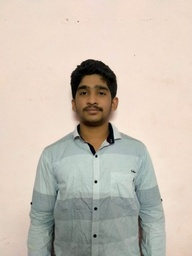
#> input picture lab2/person_image.jpg, 192 x 256 px, shrunk from 960 x 1280 before the run
$ python segmentation.py
#> lines starting #> are read from the running program, lines starting #| are printed output that depends on the picture; after the words box and inside, x2 and y2 are one past the last pixel; in counts of white or black regions, pixels touching at a corner belong together
import cv2
import numpy as np

def replace_background(input_image_path, background_image_path, output_image_path):
    # Load the input image
#> called with input_image_path = 'person_image.jpg', background_image_path = 'historical_image.jpg', output_image_path = 'output_image.jpg'
    person_img = cv2.imread(input_image_path)
#> person_img is the input picture: shape (256, 192, 3); mean B, G, R 179.2, 191.3, 201.4

    # Load the background image
    background_img = cv2.imread(background_image_path)
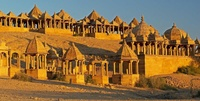
#> input picture lab2/historical_image.jpg, 200 x 101 px, shrunk from 1000 x 504 before the run
#> background_img is the input picture: shape (101, 200, 3); mean B, G, R 65.5, 109.8, 143

    # Resize the images to the same dimensions
    width, height = person_img.shape[1], person_img.shape[0]
#> width = 192; height = 256
    background_img = cv2.resize(background_img, (width, height))
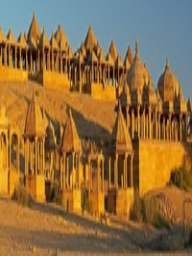
#> background_img: shape (256, 192, 3); mean B, G, R 65.4, 109.7, 142.9

    # Create a mask for the person using GrabCut
    mask = np.zeros(person_img.shape[:2], np.uint8)
    bgd_model = np.zeros((1, 65), np.float64)
    fgd_model = np.zeros((1, 65), np.float64)

    rect = (10, 10, width - 10, height - 10)  # Define a rectangle around the person
#> rect = (10, 10, 182, 246)

    # Run GrabCut with initial rectangle
    cv2.grabCut(person_img, mask, rect, bgd_model, fgd_model, 5, cv2.GC_INIT_WITH_RECT)

    # Create a mask where the person is labeled as probable foreground (3) or foreground (1)
    mask2 = np.where((mask == 3) | (mask == 1), 254, 0).astype('uint8')

    # Allow user to interactively refine the mask
    cv2.imshow("Segmentation Result (Press '0' for Background, '1' for Foreground)", person_img)
    mask2 = cv2.cvtColor(mask2, cv2.COLOR_GRAY2BGR)
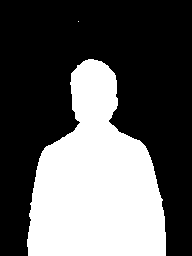
#> mask2: shape (256, 192, 3); values 0 (black) and 254 (white), 36.5% white; 2 white regions (1 under 20 px), largest, box (x1, y1, x2, y2) and area: (27, 59, 166, 256) 17922
    while True:
        key = cv2.waitKey(0) & 0xFF
#> (key Esc is pressed here)
        if key == ord('0'):  # Mark as background
            mask2 = cv2.subtract(mask2, cv2.bitwise_and(person_img, person_img, mask=mask2[:, :, 0]))
        elif key == ord('1'):  # Mark as foreground
            mask2 = cv2.add(mask2, cv2.bitwise_and(person_img, person_img, mask=mask2[:, :, 0]))
        elif key == 13:  # Enter key (when done)
            break

    # Apply the refined mask to the person image
    person_no_bg = cv2.bitwise_and(person_img, person_img, mask=mask2[:, :, 0])
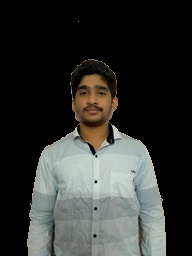
#> person_no_bg: shape (256, 192, 3); mean B, G, R 49.1, 52.1, 50.3

    # Create a mask for the new background
    new_background_mask = cv2.bitwise_not(mask2[:, :, 0])

    # Apply the mask to the background image
    new_background = cv2.bitwise_and(background_img, background_img, mask=new_background_mask)

    # Combine the person with the new background
    output_image = person_no_bg + new_background
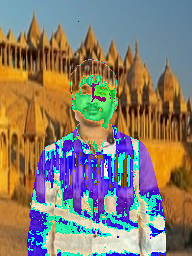
#> output_image: shape (256, 192, 3); mean B, G, R 112.4, 126.4, 135.6

    # Save the result
    cv2.imwrite(output_image_path, output_image)

if __name__ == "__main__":
    input_image_path = 'person_image.jpg'  # Replace with your input image path
    background_image_path = 'historical_image.jpg'  # Replace with your background image path
    output_image_path = 'output_image.jpg'  # Replace with the desired output image path

    replace_background(input_image_path, background_image_path, output_image_path)
